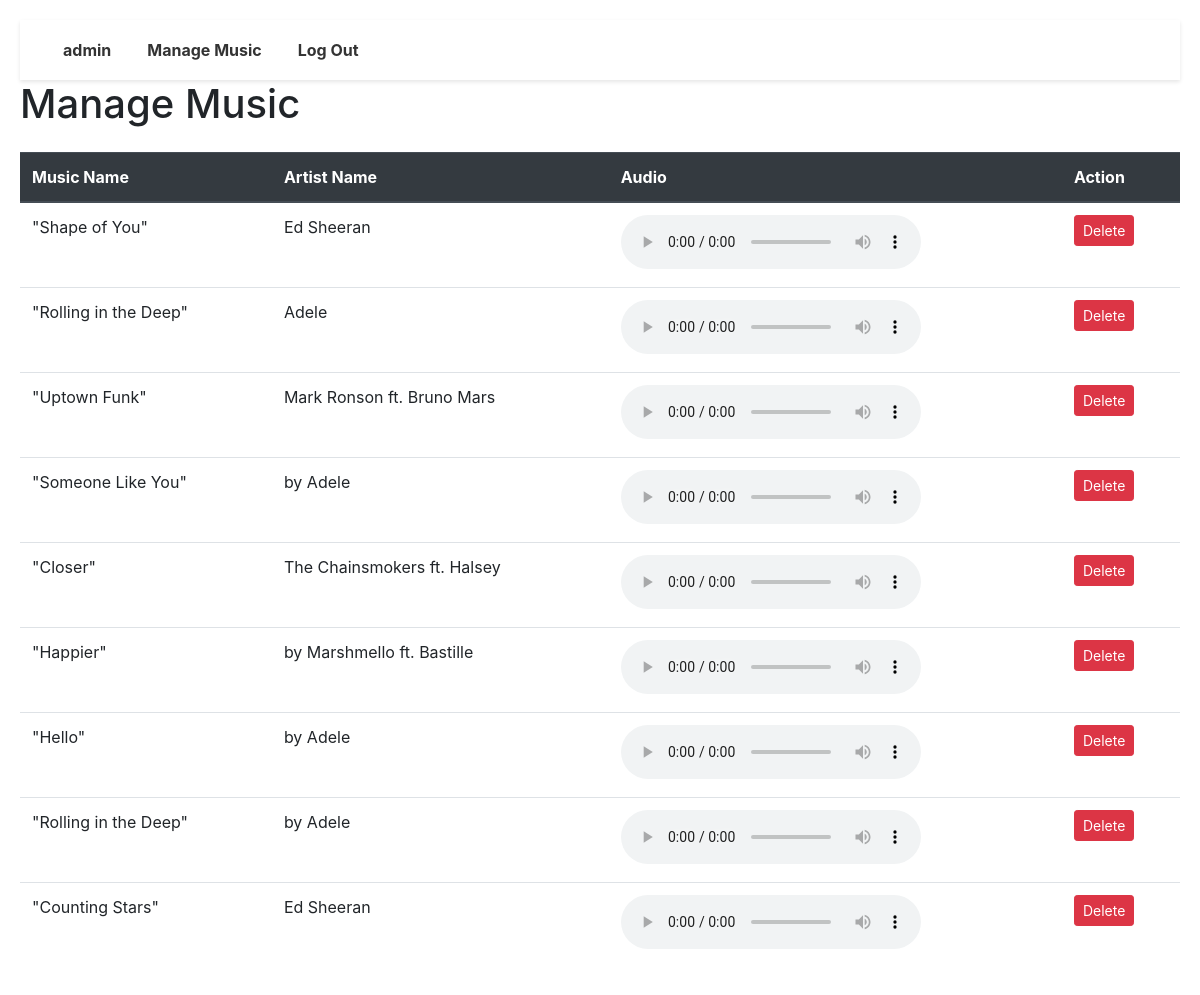
/manage_music.php, run on the app's committed database.
### tables this page shows
CREATE TABLE `music` (
  `id` int(11) NOT NULL,
  `image` varchar(255) NOT NULL,
  `music_name` varchar(255) NOT NULL,
  `artist_name` varchar(255) NOT NULL,
  `file_path` varchar(255) NOT NULL,
  `downloads` int(11) DEFAULT 0,
  `favorites` int(11) DEFAULT 0
);

### manage_music.php (the view, shortened to what this page needs)
<!DOCTYPE html>
<html lang="en">
<head>
    <link href="https://maxcdn.bootstrapcdn.com/bootstrap/4.5.2/css/bootstrap.min.css" rel="stylesheet">
</head>
<body>
<nav class="navbar navbar-expand-lg bg-body-tertiary">
  <div class="container-fluid">
    <div class="collapse navbar-collapse" id="navbarSupportedContent">
      <ul class="navbar-nav me-auto mb-2 mb-lg-0">
        <li class="nav-item">
          <a class="nav-link active" aria-current="page" href="admin_panel.php">admin</a>
        </li>
        <li class="nav-item">
          <a class="nav-link" href="manage_music.php">Manage Music</a>
        </li>
       <form method="POST" action="logout.php">
       <li class="nav-item">
          <a class="nav-link" href="logout.php">Log Out</a>
        </li>
    </form>
      </ul>
    </div>
  </div>
</nav>
    <h1 class="mb-4">Manage Music</h1>
    <?php
    $servername = "localhost";
    $username = "root";
    $password = "";
    $dbname = "sound_vibes_hub";
    $conn = new mysqli($servername, $username, $password, $dbname);
    $sql = "SELECT * FROM music";
    $result = $conn->query($sql);
    if ($result->num_rows > 0) {
        echo '<table class="table">';
        echo '<thead class="thead-dark">';
        echo '<tr><th>Music Name</th><th>Artist Name</th><th>Audio</th><th>Action</th></tr>';
        echo '</thead>';
        echo '<tbody>';
        while($row = $result->fetch_assoc()) {
            echo '<tr>';
            echo '<td>' . $row['music_name'] . '</td>';
            echo '<td>' . $row['artist_name'] . '</td>';
            echo '<td><audio controls><source src="' . $row['file_path'] . '" type="audio/mpeg">Your browser does not support the audio element.</audio></td>';
            echo '<td><a href="delete_music.php?id=' . $row['id'] . '" class="btn btn-danger btn-sm">Delete</a></td>';
            echo '</tr>';
        }
        echo '</tbody>';
        echo '</table>';
    } else {
        echo '<div class="alert alert-info" role="alert">No music found.</div>';
    }
    ?>
</body>
</html>

### manage_music.php (style rules this page uses)
body { padding: 20px; }
.navbar { background-color: #ffffff; box-shadow: 0 2px 4px rgba(0, 0, 0, 0.1); padding: 10px 20px; }
.navbar ul { list-style-type: none; margin: 0; padding: 0; }
.navbar li { display: inline; margin-right: 20px; }
.navbar li:last-child { margin-right: 0; }
.navbar a { text-decoration: none; color: #333333; font-weight: bold; }

### data on the page
music: music_name "\"Shape of You\"", artist_name "Ed Sheeran"
music: music_name "\"Rolling in the Deep\"", artist_name "Adele"
music: music_name "\"Uptown Funk\"", artist_name "Mark Ronson ft. Bruno Mars"
music: music_name "\"Someone Like You\"", artist_name "by Adele"
music: music_name "\"Closer\"", artist_name "The Chainsmokers ft. Halsey"
music: music_name "\"Happier\"", artist_name "by Marshmello ft. Bastille"
music: music_name "\"Hello\"", artist_name "by Adele"
music: music_name "\"Rolling in the Deep\"", artist_name "by Adele"
music: music_name "\"Counting Stars\"", artist_name "Ed Sheeran"
